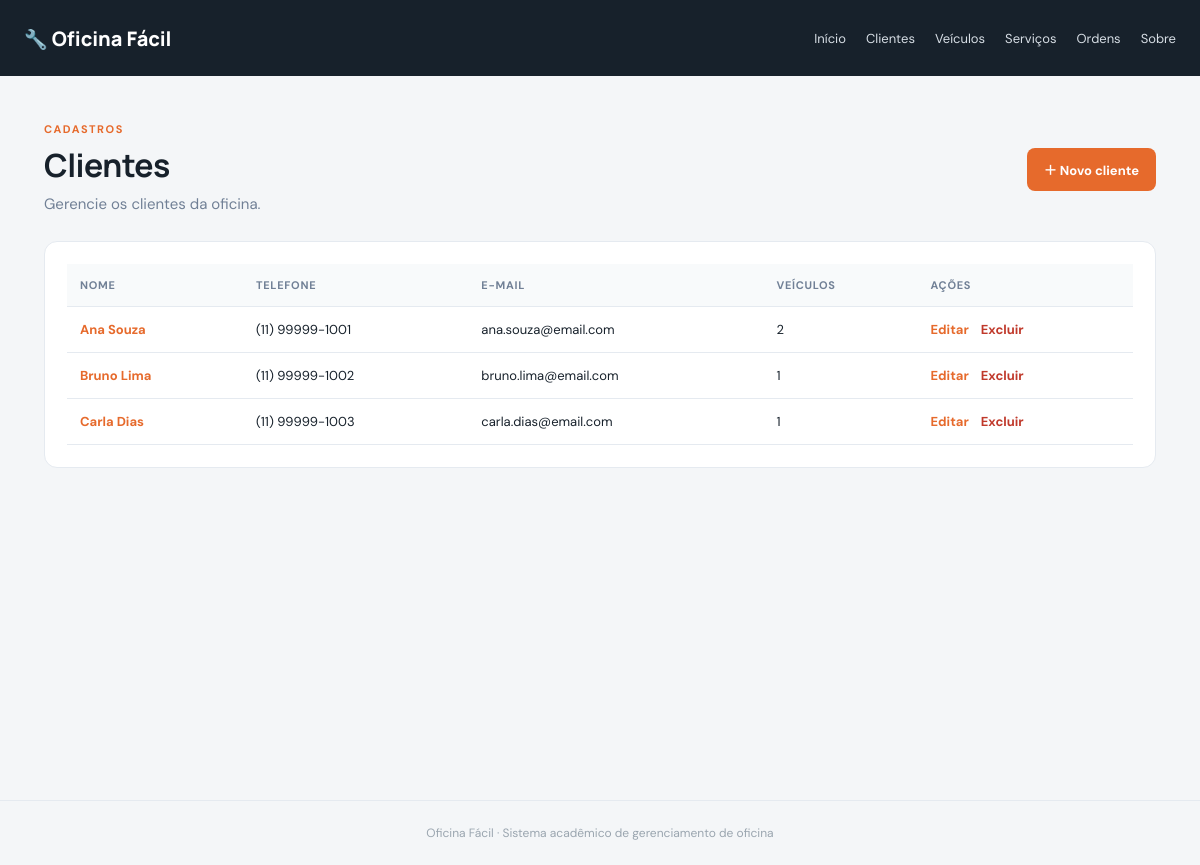
Screenshot of /clientes with the database file from the repository.
### tables this page shows
CREATE TABLE clientes (
    id_cliente INTEGER PRIMARY KEY AUTOINCREMENT,
    nome       TEXT NOT NULL CHECK (length(trim(nome)) > 0),
    telefone   TEXT,
    email      TEXT UNIQUE,
    created_at TEXT NOT NULL DEFAULT CURRENT_TIMESTAMP
);

### app.py (the view)
    @app.route("/clientes")
    def clientes():
        return render_template("clientes.html", clientes=sql.listar_clientes())

### db_sql.py (called while the page is built)
def get_db():
    if "db" not in g:
        g.db = sqlite3.connect(current_app.config["DATABASE"])
        g.db.row_factory = sqlite3.Row
        g.db.execute("PRAGMA foreign_keys = ON")
    return g.db

def listar_clientes():
    sql = """
        SELECT c.*, COUNT(v.id_veiculo) AS total_veiculos
        FROM clientes c
        LEFT JOIN veiculos v ON v.id_cliente = c.id_cliente
        GROUP BY c.id_cliente
        ORDER BY c.nome
    """
    return get_db().execute(sql).fetchall()

### templates/clientes.html (shortened to what this page needs)
{% extends "base.html" %}
{% block content %}
<div class="section-heading"><div><span class="eyebrow">CADASTROS</span><h1>Clientes</h1><p>Gerencie os clientes da oficina.</p></div><a class="button" href="{{ url_for('novo_cliente') }}">＋ Novo cliente</a></div>
<section class="panel">
{% if clientes %}<div class="table-wrap"><table><thead><tr><th>Nome</th><th>Telefone</th><th>E-mail</th><th>Veículos</th><th>Ações</th></tr></thead><tbody>
{% for c in clientes %}<tr><td><a href="{{ url_for('detalhe_cliente', id_cliente=c.id_cliente) }}">{{ c.nome }}</a></td><td>{{ c.telefone or '—' }}</td><td>{{ c.email or '—' }}</td><td>{{ c.total_veiculos }}</td><td class="actions"><a href="{{ url_for('editar_cliente', id_cliente=c.id_cliente) }}">Editar</a><form method="post" action="{{ url_for('excluir_cliente', id_cliente=c.id_cliente) }}" onsubmit="return confirm('Excluir este cliente? A exclusão só será permitida sem veículos vinculados.')"><button class="link danger" type="submit">Excluir</button></form></td></tr>{% endfor %}
</tbody></table></div>{% else %}<p class="empty">Nenhum cliente cadastrado.</p>{% endif %}
</section>
{% endblock %}

### static/style.css (style rules this page uses)
:root { --bg:#f4f6f8;--surface:#fff;--ink:#17212b;--muted:#718096;--line:#e5eaf0;--accent:#e66a2c;--accent-dark:#c94f18;--nav:#17212b;--good:#237344;--bad:#a43d2c }
* { box-sizing:border-box }
body { margin:0;background:var(--bg);color:var(--ink);font-family:'DM Sans',sans-serif;font-size:15px }
h1,h2 { font-family:Manrope,sans-serif;letter-spacing:-.5px }
h1 { font-size:32px;margin:8px 0 }
p { color:var(--muted);line-height:1.65 }
.eyebrow { color:var(--accent);font-size:11px;font-weight:700;letter-spacing:1.5px }
.metric,.panel { background:var(--surface);border:1px solid var(--line);border-radius:13px;padding:22px }
.panel { margin-bottom:22px }
.section-heading { display:flex;align-items:center;justify-content:space-between;gap:20px;margin-bottom:20px }
.section-heading h1 { margin:5px 0 }
.section-heading p { margin:4px 0 }
.button { display:inline-block;background:var(--accent);color:#fff;border:0;border-radius:8px;padding:12px 17px;text-decoration:none;font:700 13px 'DM Sans',sans-serif;cursor:pointer;white-space:nowrap }
.table-wrap { overflow-x:auto }
table { width:100%;border-collapse:collapse;white-space:nowrap }
th { text-align:left;color:var(--muted);font-size:11px;text-transform:uppercase;letter-spacing:.7px;background:#f8fafb }
th,td { padding:14px 13px;border-bottom:1px solid var(--line) }
td { font-size:13px }
td a { color:var(--accent);font-weight:700;text-decoration:none }
.actions { display:flex;align-items:center;gap:12px }
.actions form { margin:0 }
.link { background:none;border:0;padding:0;color:var(--accent);font:700 13px 'DM Sans',sans-serif;cursor:pointer }
.danger { color:#c0392b }

### rows the page displays
clientes: nome "Ana Souza", telefone "(11) 99999-1001", email "ana.souza@email.com", total_veiculos "2"
clientes: nome "Bruno Lima", telefone "(11) 99999-1002", email "bruno.lima@email.com", total_veiculos "1"
clientes: nome "Carla Dias", telefone "(11) 99999-1003", email "carla.dias@email.com", total_veiculos "1"
